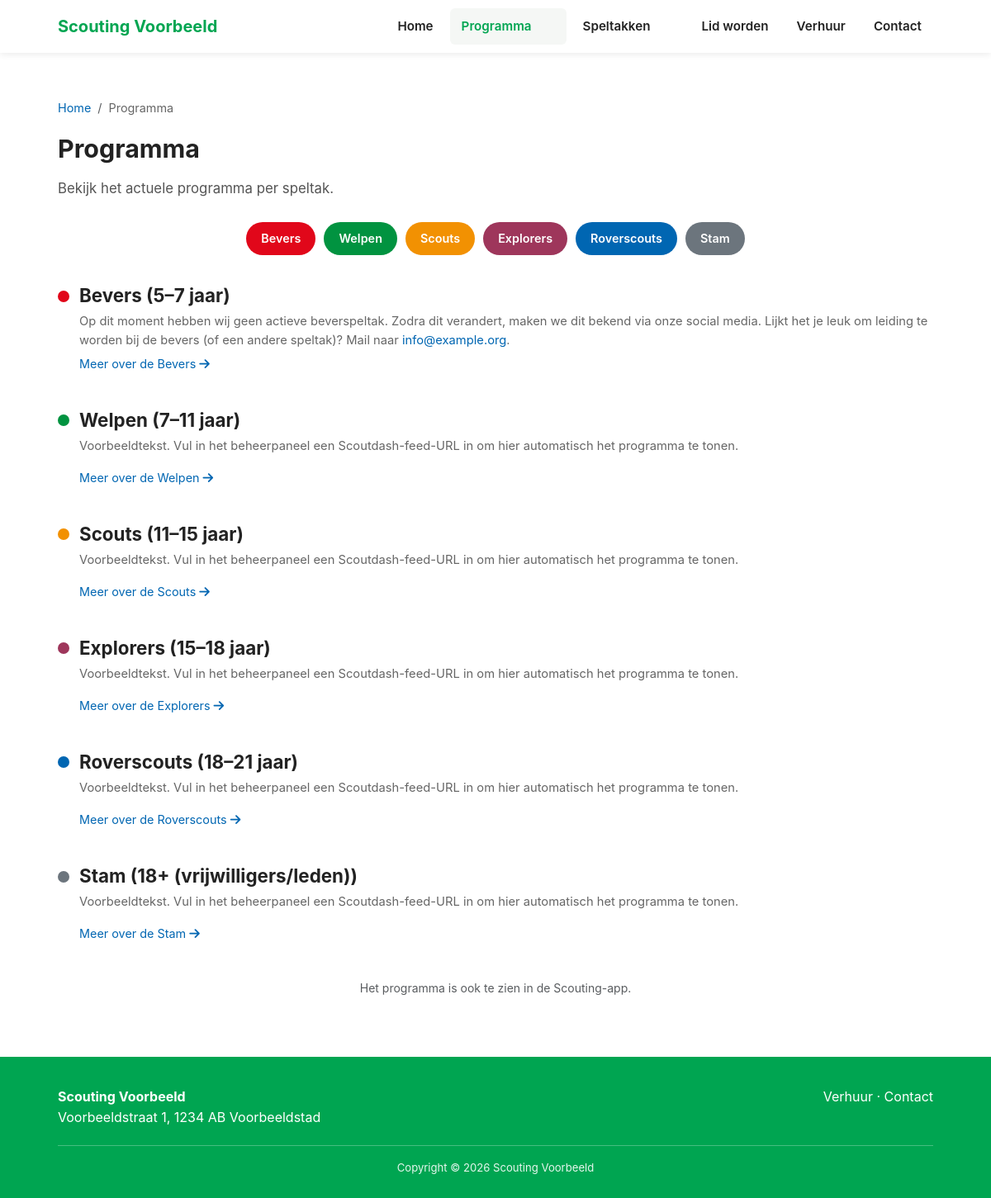
Page /programma.php on the committed database.
### tables this page shows
CREATE TABLE IF NOT EXISTS header_menu_items (
    id INT UNSIGNED NOT NULL AUTO_INCREMENT,
    parent_id INT UNSIGNED NULL,
    label VARCHAR(150) NOT NULL,
    link_type VARCHAR(30) NOT NULL,
    page_id INT UNSIGNED NULL,
    link_value VARCHAR(2048) NOT NULL DEFAULT '',
    dropdown_type VARCHAR(30) NOT NULL DEFAULT 'none',
    volgorde INT NOT NULL DEFAULT 0,
    actief TINYINT(1) NOT NULL DEFAULT 1,
    seed_key VARCHAR(100) NULL,
    PRIMARY KEY (id),
    UNIQUE KEY uniq_header_seed (seed_key),
    KEY idx_header_order (parent_id, volgorde, id),
    KEY idx_header_page (page_id),
    CONSTRAINT fk_header_parent FOREIGN KEY (parent_id) REFERENCES header_menu_items (id) ON DELETE RESTRICT,
    CONSTRAINT fk_header_page FOREIGN KEY (page_id) REFERENCES pages (id) ON DELETE RESTRICT
);

CREATE TABLE IF NOT EXISTS speltakken (
    id           INT UNSIGNED NOT NULL AUTO_INCREMENT,
    naam         VARCHAR(100) NOT NULL,
    slug         VARCHAR(100) NOT NULL,
    kleur        VARCHAR(20)  NOT NULL DEFAULT '#00A551',
    leeftijd     VARCHAR(100) NULL,
    dag_tijd     VARCHAR(190) NULL,
    toelichting  TEXT NULL,
    feed_url     VARCHAR(500) NULL,
    afmeld_url   VARCHAR(500) NULL,
    logo         VARCHAR(255) NULL,
    inhoud       LONGTEXT NULL,
    meta_omschrijving VARCHAR(255) NULL,
    actief       TINYINT(1) NOT NULL DEFAULT 1,
    volgorde     INT NOT NULL DEFAULT 0,
    bijgewerkt   DATETIME NOT NULL DEFAULT CURRENT_TIMESTAMP ON UPDATE CURRENT_TIMESTAMP,
    toon_leiding TINYINT(1) NOT NULL DEFAULT 1,
    leiding_titel VARCHAR(100) NOT NULL DEFAULT 'Leiding',
    PRIMARY KEY (id),
    UNIQUE KEY uniq_slug (slug)
);

### includes/db.php (called while the page is built, shortened)
<?php
function db(): PDO
{
    static $pdo = null;
    if ($pdo === null) {
        $dsn = 'mysql:host=' . DB_HOST . ';port=' . DB_PORT . ';dbname=' . DB_NAME . ';charset=' . DB_CHARSET;
        try {
            $pdo = new PDO($dsn, DB_USER, DB_PASS, [
                PDO::ATTR_ERRMODE => PDO::ERRMODE_EXCEPTION,
                PDO::ATTR_DEFAULT_FETCH_MODE => PDO::FETCH_ASSOC,
                PDO::ATTR_EMULATE_PREPARES => false,
            ]);
        } catch (PDOException $e) {
            http_response_code(500);
            if (APP_DEBUG) {
                die('Databaseverbinding mislukt: ' . htmlspecialchars($e->getMessage()));
            }
            die('Er is een probleem met de website. Probeer het later opnieuw.');
        }
    }
    return $pdo;
}

### includes/header_menu.php (called while the page is built, shortened)
<?php
function header_menu_rows(): ?array
{
    try {
        $rows = db()->query('SELECT h.*, p.slug AS page_slug, p.actief AS page_active
            FROM header_menu_items h LEFT JOIN pages p ON p.id = h.page_id
            ORDER BY h.volgorde ASC, h.id ASC')->fetchAll();
        return $rows;
    } catch (PDOException $exception) {
        if (!header_menu_missing_table($exception)) {
            throw $exception;
        }
        return null;
    }
}
function header_menu_url(array $item, string $homeHref): ?string
{
    switch ($item['link_type']) {
        case 'programma':
            return programma_url();
        case 'section':
            return isset(HEADER_SECTIONS[$item['link_value']]) ? $homeHref . '#' . $item['link_value'] : null;
        case 'speltakken':
            return speltakken_page_active() ? speltakken_url() : null;
    }
    return null;
}
function header_menu_tree(string $homeHref, string $currentPageSlug = '', string $activeNav = ''): array
{
    $rows = header_menu_rows();
    $rows = $rows === null ? header_menu_legacy_rows() : $rows;
    $speltakken = null;
    $tree = [];
    foreach ($rows as $row) {
        $url = header_menu_url($row, $homeHref);
        $row['url'] = $url;
        $row['active'] = ($row['link_type'] === 'page' && $currentPageSlug !== '' && $currentPageSlug === ($row['page_slug'] ?? ''))
            || ($row['link_type'] === 'speltakken' && $activeNav === 'speltakken')
            || ($activeNav === 'programma' && ($row['link_type'] === 'programma'
                || ($row['link_type'] === 'section' && $row['link_value'] === 'programma')));
        $row['children'] = [];
        if ($row['dropdown_type'] === 'manual') {
            foreach ($rows as $child) {
                if ((string) $child['parent_id'] !== (string) $row['id'] || !$child['actief']) {
                    continue;
                }
                $childUrl = header_menu_url($child, $homeHref);
                if ($childUrl !== null) {
                    $row['children'][] = ['label' => $child['label'], 'url' => $childUrl];
                    if ($child['link_type'] === 'page' && $currentPageSlug !== '' && ($child['page_slug'] ?? '') === $currentPageSlug) {
                        $row['active'] = true;
                    }
                }
            }
        } elseif (in_array($row['dropdown_type'], ['programme', 'speltakken'], true)) {
            if ($speltakken === null) {
                $speltakken = get_speltakken(true);
            }
            foreach ($speltakken as $speltak) {
                $row['children'][] = ['label' => $speltak['naam'], 'url' => $row['dropdown_type'] === 'programme'
                    ? programma_url($speltak['slug']) : speltak_url($speltak['slug'])];
            }
        }
        $tree[] = $row;
    }
    return $tree;
}

### includes/programma_list.php (the view, shortened to what this page needs)
<nav class="speltak-jump" aria-label="Programma per speltak">
  <?php foreach ($speltakken as $sp): ?>
  <a href="<?= e(programma_url($sp['slug'])) ?>" style="background:<?= e($sp['kleur']) ?>"<?= ga_event_attrs('speltak_select', ['speltak' => $sp['slug']]) ?>><?= e($sp['naam']) ?></a>
  <?php endforeach; ?>
</nav>
<?php foreach ($speltakken as $sp):
    $heading = $sp['naam'] . ($sp['leeftijd'] ? ' (' . $sp['leeftijd'] . ')' : '');
    $leidingNamen = speltak_leiding_namen((int) $sp['id']);
    $meta = trim(implode(' · ', array_filter([
        $sp['dag_tijd'],
        $leidingNamen !== '' ? speltak_leiding_titel($sp) . ': ' . $leidingNamen : '',
    ])));
?>
<section class="speltak-block py-0" id="sk-<?= e($sp['slug']) ?>">
  <div class="speltak-head"><span class="speltak-dot" style="background:<?= e($sp['kleur']) ?>"></span><h2><a href="<?= e(speltak_url($sp['slug'])) ?>"><?= e($heading) ?></a></h2></div>
  <?php if (!empty($sp['feed_url'])): ?>
    <?php if ($meta !== ''): ?><p class="speltak-meta"><?= e($meta) ?></p><?php endif; ?>
    <?php if (!empty($sp['afmeld_url'])): ?>
    <p class="speltak-afmelden">Afmelden voor een opkomst? <a href="<?= e($sp['afmeld_url']) ?>" target="_blank" rel="noopener"<?= ga_event_attrs('afmeld_click', ['speltak' => $sp['slug']]) ?>>Klik hier</a>.</p>
    <?php endif; ?>
    <div class="prog-list" data-feed-slug="<?= e($sp['slug']) ?>" id="feed-<?= e($sp['slug']) ?>">
      <p class="prog-loading">Programma wordt geladen&hellip;</p>
    </div>
  <?php elseif (!empty($sp['toelichting'])): ?>
    <div class="speltak-meta"><?= add_lazy_loading($sp['toelichting'])  ?></div>
  <?php else: ?>
    <p class="prog-empty">Er is op dit moment geen programma beschikbaar.</p>
  <?php endif; ?>
  <p class="speltak-more"><a href="<?= e(speltak_url($sp['slug'])) ?>">Meer over de <?= e($sp['naam']) ?> <i class="fa-solid fa-arrow-right" aria-hidden="true"></i></a></p>
</section>
<?php endforeach; ?>

### includes/site_layout_top.php (shortened to what this page needs)
<?php
require_once __DIR__ . "/header_menu.php";
$isHome = $isHome ?? false;
$currentPageSlug = $currentPageSlug ?? null;
$activeNav = $activeNav ?? null;
$homeHref = $isHome ? '' : './';
?>
<!DOCTYPE html>
<html lang="nl">
<head>
<link rel="stylesheet" href="https://cdn.jsdelivr.net/npm/bootstrap@5.3.8/dist/css/bootstrap.min.css">
<?= font_awesome_head('assets/js/async-css.js') ?>
<link rel="stylesheet" href="<?= e(asset_url('assets/css/style.css')) ?>">
</head>
<body>
<header>
  <div class="navwrap">
    <a href="<?= $homeHref ?>#top" class="brand">
      <span><?= e(get_setting('org_naam')) ?></span>
    </a>
    <nav id="mainNav" aria-label="Hoofdnavigatie">
      <ul class="header-menu">
        <?php foreach (header_menu_tree($homeHref, (string) $currentPageSlug, (string) $activeNav) as $menuItem): ?>
        <li class="header-menu-item">
          <div class="header-menu-link<?= ($menuItem['children'] ? ' has-submenu' : '') . ($menuItem['active'] ? ' is-active' : '') ?>">
            <a class="header-main-link<?= $menuItem['active'] ? ' active' : '' ?>" href="<?= e($menuItem['url']) ?>"<?= $menuItem['active'] ? ' aria-current="page"' : '' ?>><?= e($menuItem['label']) ?></a>
            <?php if ($menuItem['children']): ?>
            <button type="button" class="header-submenu-toggle" aria-expanded="false" aria-controls="header-submenu-<?= (int) $menuItem['id'] ?>" aria-label="<?= e('Submenu ' . $menuItem['label'] . ' openen of sluiten') ?>"><?= header_menu_icon('chevron-down') ?></button>
            <?php endif; ?>
          </div>
        </li>
        <?php endforeach; ?>
      </ul>
    </nav>
  </div>
</header>
<main>

### assets/css/style.css (style rules this page uses)
:root { --green:#00A551; --green-dark:#00893f; --blue:#0066B2; --orange:#F2940A; --red:#E1071A; --brique:#9e365b; --yellow:#FCDD17; --gray:#6c757d; --dark:#222; --text:#333; --bg:#ffffff; --light:#f5f7f5; --bevers: #E1071A; --welpen: #019340; --scouts: #f29102; --explorers: #9e365b; }
* { box-sizing:border-box; }
html { scroll-behavior:smooth; scroll-padding-top:90px; }
body { margin:0; font-family:-apple-system,BlinkMacSystemFont,"Segoe UI",Roboto,Helvetica,Arial,sans-serif; color:var(--text); background:var(--bg); line-height:1.55; }
a { color:var(--blue); text-decoration:none; }
h1,h2,h3 { font-weight:700; color:var(--dark); }
header { position:sticky; top:0; z-index:1000; background:#fff; box-shadow:0 2px 8px rgba(0,0,0,0.08); }
.navwrap { display:flex; align-items:center; justify-content:space-between; max-width:1100px; margin:0 auto; padding:10px 20px; }
.brand { display:flex; align-items:center; gap:12px; }
.brand span { font-weight:700; font-size:1.25rem; color:var(--green); }
header nav > .header-menu { list-style:none; display:flex; gap:6px; margin:0; padding:0; }
header nav a { display:block; padding:10px 14px; color:var(--dark); font-weight:600; border-radius:6px; font-size:0.95rem; }
header nav a.active { color:var(--green); background:var(--light); }
.header-menu { flex-wrap:wrap; justify-content:flex-end; }
.header-menu-item { position:relative; min-width:0; max-width:100%; }
.header-menu-link { display:flex; align-items:center; border-radius:6px; transition:background-color .15s ease; }
.header-menu-link:hover,.header-menu-link:focus-within,.header-menu-link.is-active { background:var(--light); color:var(--green); }
#mainNav .header-main-link { min-width:0; min-height:44px; display:flex; align-items:center; overflow-wrap:anywhere; background:transparent; }
.header-menu-link:hover > a,.header-menu-link:focus-within > a,.header-menu-link.is-active > a { color:var(--green); }
.header-menu-link.has-submenu > a { padding-right:6px; }
.header-submenu-toggle { display:inline-flex; align-items:center; justify-content:center; flex:0 0 32px; width:32px; height:32px; margin:0 4px 0 0; padding:0; border:0; border-radius:5px; background:transparent; color:inherit; cursor:pointer; }
section { padding:56px 0; }
.speltak-head :is(h2,h3) a { color:inherit; }
.speltak-more { margin:0 0 16px 26px; font-size:0.9rem; }
.speltak-jump { display:flex; flex-wrap:wrap; gap:10px; justify-content:center; margin-bottom:36px; }
.speltak-jump a { color:#fff; padding:9px 18px; border-radius:20px; font-weight:600; font-size:0.9rem; }
.speltak-block { margin-bottom:44px; padding-top:10px; scroll-margin-top:10px; }
.speltak-head { display:flex; align-items:center; gap:12px; flex-wrap:wrap; margin-bottom: 6px; position: sticky; top: 71px; background: #fff; }
.speltak-dot { width:14px; height:14px; border-radius:50%; flex-shrink:0; }
.speltak-head :is(h2,h3) { margin:0; font-size:1.4rem; }
.speltak-meta { color:#666; font-size:0.92rem; margin:0 0 6px 26px; }
a { transition:color .2s ease, background-color .2s ease, opacity .2s ease; }
header nav a { transition:background-color .2s ease, color .2s ease; }
.btn, .btn-download, .speltak-jump a { transition:background-color .2s ease, color .2s ease, transform .15s ease, box-shadow .2s ease; }

### rows in the picture
header_menu_items: label "Home"
header_menu_items: label "Programma"
header_menu_items: label "Speltakken"
header_menu_items: label "Lid worden"
header_menu_items: label "Verhuur"
header_menu_items: label "Contact"
speltakken: naam "Bevers", heading "Bevers (5–7 jaar)", toelichting "Op dit moment hebben wij geen actieve beverspeltak. Zodra dit verandert, maken we dit bekend via onze social media. Lijkt het je leuk om leiding te worden bij de bevers (of een andere speltak)? Mail naar info@example.org ."
speltakken: naam "Welpen", heading "Welpen (7–11 jaar)", toelichting "Voorbeeldtekst. Vul in het beheerpaneel een Scoutdash-feed-URL in om hier automatisch het programma te tonen."
speltakken: naam "Scouts", heading "Scouts (11–15 jaar)", toelichting "Voorbeeldtekst. Vul in het beheerpaneel een Scoutdash-feed-URL in om hier automatisch het programma te tonen."
speltakken: naam "Explorers", heading "Explorers (15–18 jaar)", toelichting "Voorbeeldtekst. Vul in het beheerpaneel een Scoutdash-feed-URL in om hier automatisch het programma te tonen."
speltakken: naam "Roverscouts", heading "Roverscouts (18–21 jaar)", toelichting "Voorbeeldtekst. Vul in het beheerpaneel een Scoutdash-feed-URL in om hier automatisch het programma te tonen."
speltakken: naam "Stam", heading "Stam (18+ (vrijwilligers/leden))", toelichting "Voorbeeldtekst. Vul in het beheerpaneel een Scoutdash-feed-URL in om hier automatisch het programma te tonen."

### other values in the picture
get_setting('org_naam') "Scouting Voorbeeld"
$name "Home"
$name "Programma"
$intro "Bekijk het actuele programma per speltak."
get_setting('programma_footer_note') "Het programma is ook te zien in de Scouting-app."
get_setting('org_straat') "Voorbeeldstraat 1"
get_setting('org_postcode') "1234 AB"
get_setting('org_plaats') "Voorbeeldstad"
get_setting_with_year('footer_copyright') "Copyright © 2026 Scouting Voorbeeld"
